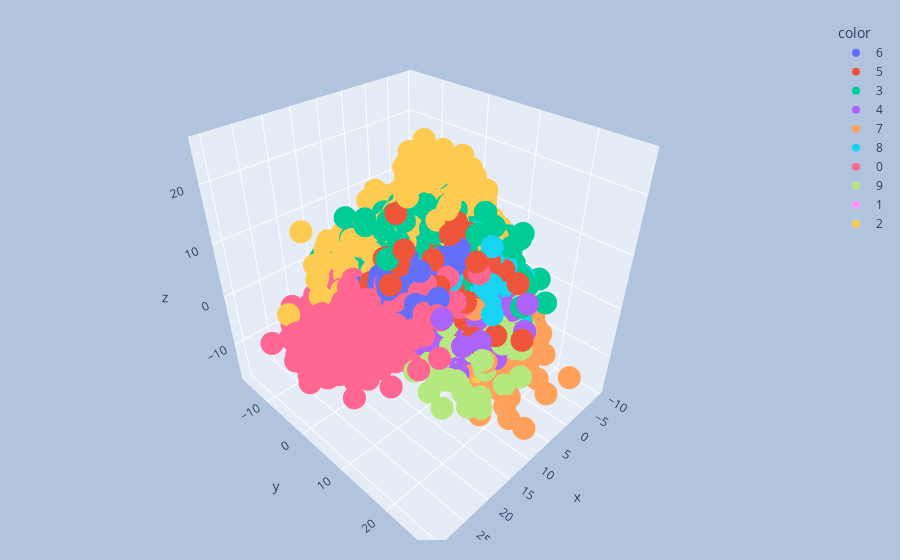

The notebook cell this image was saved under:
### Code cell
import plotly.express as px
y_train_trf = y_train.astype(str)
fig = px.scatter_3d(df, x=X_train_trf[:,0], y=X_train_trf[:,1], z=X_train_trf[:,2],
              color=y_train_trf)
fig.update_layout(
    margin=dict(l=20, r=20, t=20, b=20),
    paper_bgcolor="LightSteelBlue",
)
fig.show()

### Figure 1 — Plotly figure (JSON) as saved in the notebook; plotly's stock layout.template omitted (floating-point values rounded to 4 significant figures; data arrays with more than 128 entries replaced by an {"elided": "..."} marker saying what was removed)
{"data": [{"hovertemplate": "color=6<br>x=%{x}<br>y=%{y}<br>z=%{z}<extra></extra>", "legendgroup": "6", "marker": {"color": "#636efa", "symbol": "circle"}, "mode": "markers", "name": "6", "scene": "scene", "showlegend": true, "type": "scatter3d", "x": {"elided": "3352 float values"}, "y": {"elided": "3352 float values"}, "z": {"elided": "3352 float values"}}, {"hovertemplate": "color=5<br>x=%{x}<br>y=%{y}<br>z=%{z}<extra></extra>", "legendgroup": "5", "marker": {"color": "#EF553B", "symbol": "circle"}, "mode": "markers", "name": "5", "scene": "scene", "showlegend": true, "type": "scatter3d", "x": {"elided": "3093 float values"}, "y": {"elided": "3093 float values"}, "z": {"elided": "3093 float values"}}, {"hovertemplate": "color=3<br>x=%{x}<br>y=%{y}<br>z=%{z}<extra></extra>", "legendgroup": "3", "marker": {"color": "#00cc96", "symbol": "circle"}, "mode": "markers", "name": "3", "scene": "scene", "showlegend": true, "type": "scatter3d", "x": {"elided": "3414 float values"}, "y": {"elided": "3414 float values"}, "z": {"elided": "3414 float values"}}, {"hovertemplate": "color=4<br>x=%{x}<br>y=%{y}<br>z=%{z}<extra></extra>", "legendgroup": "4", "marker": {"color": "#ab63fa", "symbol": "circle"}, "mode": "markers", "name": "4", "scene": "scene", "showlegend": true, "type": "scatter3d", "x": {"elided": "3233 float values"}, "y": {"elided": "3233 float values"}, "z": {"elided": "3233 float values"}}, {"hovertemplate": "color=7<br>x=%{x}<br>y=%{y}<br>z=%{z}<extra></extra>", "legendgroup": "7", "marker": {"color": "#FFA15A", "symbol": "circle"}, "mode": "markers", "name": "7", "scene": "scene", "showlegend": true, "type": "scatter3d", "x": {"elided": "3508 float values"}, "y": {"elided": "3508 float values"}, "z": {"elided": "3508 float values"}}, {"hovertemplate": "color=8<br>x=%{x}<br>y=%{y}<br>z=%{z}<extra></extra>", "legendgroup": "8", "marker": {"color": "#19d3f3", "symbol": "circle"}, "mode": "markers", "name": "8", "scene": "scene", "showlegend": true, "type": "scatter3d", "x": {"elided": "3228 float values"}, "y": {"elided": "3228 float values"}, "z": {"elided": "3228 float values"}}, {"hovertemplate": "color=0<br>x=%{x}<br>y=%{y}<br>z=%{z}<extra></extra>", "legendgroup": "0", "marker": {"color": "#FF6692", "symbol": "circle"}, "mode": "markers", "name": "0", "scene": "scene", "showlegend": true, "type": "scatter3d", "x": {"elided": "3316 float values"}, "y": {"elided": "3316 float values"}, "z": {"elided": "3316 float values"}}, {"hovertemplate": "color=9<br>x=%{x}<br>y=%{y}<br>z=%{z}<extra></extra>", "legendgroup": "9", "marker": {"color": "#B6E880", "symbol": "circle"}, "mode": "markers", "name": "9", "scene": "scene", "showlegend": true, "type": "scatter3d", "x": {"elided": "3350 float values"}, "y": {"elided": "3350 float values"}, "z": {"elided": "3350 float values"}}, {"hovertemplate": "color=1<br>x=%{x}<br>y=%{y}<br>z=%{z}<extra></extra>", "legendgroup": "1", "marker": {"color": "#FF97FF", "symbol": "circle"}, "mode": "markers", "name": "1", "scene": "scene", "showlegend": true, "type": "scatter3d", "x": {"elided": "3775 float values"}, "y": {"elided": "3775 float values"}, "z": {"elided": "3775 float values"}}, {"hovertemplate": "color=2<br>x=%{x}<br>y=%{y}<br>z=%{z}<extra></extra>", "legendgroup": "2", "marker": {"color": "#FECB52", "symbol": "circle"}, "mode": "markers", "name": "2", "scene": "scene", "showlegend": true, "type": "scatter3d", "x": {"elided": "3331 float values"}, "y": {"elided": "3331 float values"}, "z": {"elided": "3331 float values"}}], "layout": {"legend": {"title": {"text": "color"}, "tracegroupgap": 0}, "margin": {"b": 20, "l": 20, "r": 20, "t": 20}, "paper_bgcolor": "LightSteelBlue", "scene": {"domain": {"x": [0, 1], "y": [0, 1]}, "xaxis": {"title": {"text": "x"}}, "yaxis": {"title": {"text": "y"}}, "zaxis": {"title": {"text": "z"}}}}}
